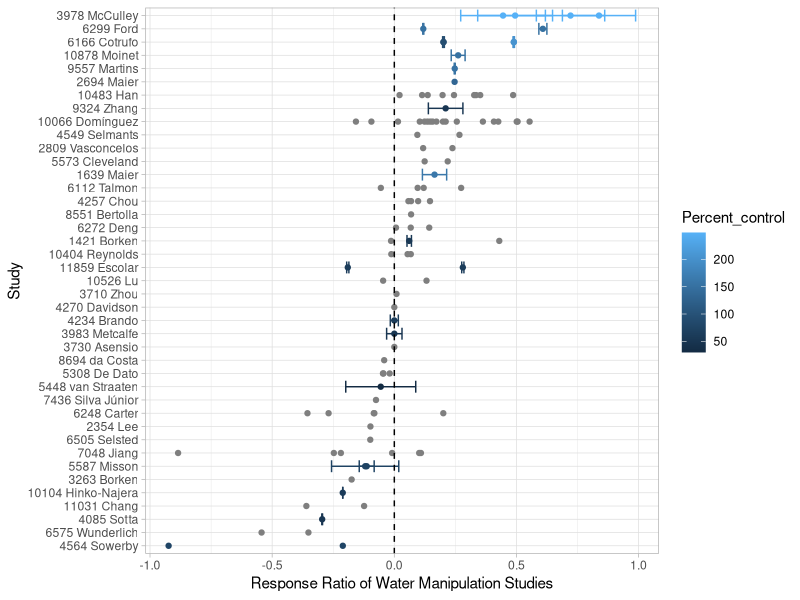
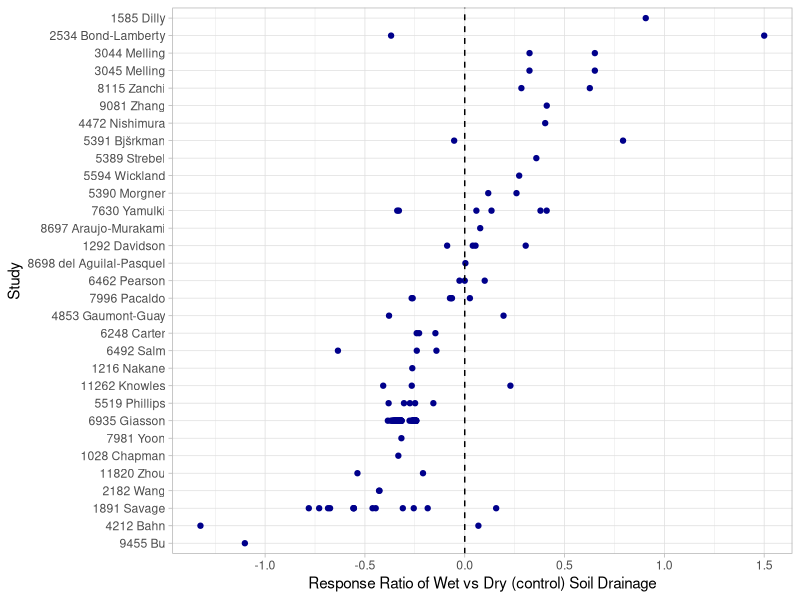

Write the R code that produced these figures, in order.
## ---- chunk 1
# Load packages
library(readr)
library(dplyr)
library(tidyr)
library(ggplot2)
library(kableExtra)
library(forcats)

# test change

# Read in SRDB
srdb_raw <- read_csv("./rs/srdb-data.csv")
srdb_raw %>% 
  select(Study_number, Record_number, Author, Study_midyear, Latitude, Ecosystem_type, 
         Manipulation, Manipulation_level, Meas_method, Soil_type,
         Rs_annual, Soil_drainage, Elevation) -> srdb

# Will turn this into a function once it works!!
# search_srdb <- function(srdb, data, column) {
#   # Function to search the Soil Respiration Database for specific data in a specified column
#   # Function will take in `srdb` (data frame of SRDB data), `data` a vector of values to search, and
#   # `column` chatacter string of the column name to search within; returns a dataframe with search results
#   
#   cat("Searching database for...", data,"...in the", column, "column")
#   
#   dplyr::filter(srdb, grepl(paste(data, collapse = "|"), x = column))
  
# }
## ---- chunk 2

# Filter for studies with water manipulations
grep_string <- "^(Irrigat[a-z]*|Drought|Precipitation amount change)$"
srdb %>% 
  # Studies with manipulations that start with "Irrigat" or "Drought" or are "Precipitation amount change"
  filter(grepl(grep_string, Manipulation, ignore.case = TRUE)) %>% 
  distinct(Study_number) %>% 
  left_join(srdb, by = "Study_number") %>%
  # Filter for rows with control and irrigation rows
  group_by(Study_number) %>% 
  filter(Manipulation == "None" |
           grepl(grep_string, Manipulation, ignore.case = TRUE))  -> water_manipulations

# Summarise and count the number of studies
water_manipulations %>% 
  group_by(Ecosystem_type) %>% 
  summarise(n_studies = length(unique(Study_number)), .groups = "drop") %>% 
  mutate(M_Type = "Water manipulation") %>% 
  arrange(desc(n_studies)) %>% 
  rename(Ecosystem_Type = Ecosystem_type) %>% 
  select(M_Type, Ecosystem_Type, n_studies) -> wm_summary

# Make table display
kable(wm_summary) %>% kable_styling(full_width = FALSE)

# Summary table
water_manipulations %>% 
  filter(Ecosystem_type %in% c("Forest", "Grassland", "Agriculture")) %>%
  group_by(Ecosystem_type, Manipulation, Manipulation_level) %>% 
  summarise(n_obs = n(), .groups = "drop")

# Read in extra (non-SRDB) data on N, treatment level, Rs s.d., and merge in
# This is the google sheet, directly downloaded
read_csv("rs/Variance and N - Water manipulations.csv", skip = 2, col_types = "ddcdcccdcddddddc") %>% 
  select(Record_number, N, SD_Rs_annual, Percent_control) %>% 
  right_join(water_manipulations, by = "Record_number") ->
  water_manipulations

# Isolate control row (manipulation of "None") and use that to compute response ratio
water_manipulations %>% 
  filter(Manipulation == "None") %>% 
  # Some studies have more than one site; latitude is a proxy for site here
  group_by(Study_number, Ecosystem_type, Study_midyear, Latitude, Meas_method, Soil_type) %>% 
  summarise(Rs_none = mean(Rs_annual, na.rm = TRUE),
            Rs_SD_none = mean(SD_Rs_annual, na.rm = TRUE),
            N_none = mean(N, na.rm = TRUE), .groups = "drop") %>% 
  filter(!is.na(Rs_none)) %>% 
  left_join(water_manipulations, by = c("Study_number", "Ecosystem_type",
                                        "Study_midyear", "Latitude", "Meas_method", "Soil_type")) %>% 
  mutate(rr = log(Rs_annual / Rs_none), 
         rr_var = SD_Rs_annual ^ 2 / (N * Rs_annual ^ 2) + 
           Rs_SD_none ^ 2 / (N_none * Rs_none ^ 2),  # Eq. 1 in Hedges (1999)
         Study = paste(Study_number, Author)) %>% 
  filter(Manipulation != "None", !is.na(rr)) ->
  wm_response_ratios

  ggplot(wm_response_ratios, aes(x = rr, y = fct_reorder(Study, rr), color = Percent_control)) + 
    geom_point() + 
    geom_errorbarh(aes(xmin = rr - rr_var, xmax = rr + rr_var), na.rm = TRUE) +
    geom_vline(xintercept = 0, linetype = "dashed") + 
    labs(x = "Response Ratio of Water Manipulation Studies", y = "Study") +
    theme_light()

## ---- chunk 3

drainage <- c("Dry", "Wet")
# Need studies that have BOTH dry and wet drainage 

srdb %>%   
  group_by(Study_number) %>% 
  filter(grepl(paste(drainage, collapse = "|"), x = Soil_drainage)) %>% 
  # Count the number of unique soil drainage types per study 
  summarise(n_drain = length(unique(Soil_drainage)), .groups = "drop") %>% 
  # We only want studies with 2 or more soil drainage types
  filter(n_drain > 1) %>% 
  left_join(srdb, by = "Study_number") -> drainage_type

drainage_type %>% 
  group_by(Ecosystem_type) %>% 
  summarise(n_studies = length(unique(Study_number)), .groups = "drop") %>% 
  mutate(M_Type = "Soil drainage") %>% 
  arrange(desc(n_studies)) %>% 
  rename(Ecosystem_Type = Ecosystem_type) %>% 
  select(M_Type, Ecosystem_Type, n_studies) -> drain_summary

kable(drain_summary) %>% kable_styling(full_width = FALSE)

drainage_type %>% 
  filter(Ecosystem_type %in% c("Forest", "Grassland", "Agriculture")) %>% 
  group_by(Ecosystem_type, Soil_drainage) %>% 
  summarise(n_obs = n(), .groups = "drop")

# Isolate soil "wet" row and use that as 'treatment' to compute response ratio
drainage_type %>% 
  filter(Manipulation == "None", Soil_drainage == "Wet") %>% 
  group_by(Study_number, Ecosystem_type, Study_midyear) %>% 
  summarise(Rs_wet = mean(Rs_annual, na.rm = TRUE), .groups = "drop") %>% 
  filter(!is.na(Rs_wet)) %>% 
  left_join(drainage_type, by = c("Study_number", "Ecosystem_type", "Study_midyear")) %>% 
  filter(Soil_drainage == "Dry") %>% 
  mutate(rr = log(Rs_wet / Rs_annual), 
         Study = paste(Study_number, Author)) -> drainage_resp

  ggplot(drainage_resp, aes(x = rr, y = fct_reorder(Study, rr))) + 
    geom_point(colour = "darkblue") + 
    geom_vline(xintercept = 0, linetype = "dashed") + 
    labs(x = "Response Ratio of Wet vs Dry (control) Soil Drainage", y = "Study") +
    theme_light()

## ---- chunk 4

# We only want to see the number of studies for forest ecosystems 

bind_rows(wm_summary, drain_summary) %>% 
  filter(Ecosystem_Type == "Forest") %>% kable() %>% kable_styling(full_width = FALSE)

water_manipulations %>% 
  bind_rows(drainage_type) %>%
  ungroup %>% 
  filter(Ecosystem_type %in% c("Forest", "Grassland", "Agriculture")) %>% 
  group_by(Ecosystem_type, Manipulation) %>% 
  summarise(n_Rs_annual = length(!is.na(Rs_annual)), .groups = "drop") %>% 
  arrange(desc(n_Rs_annual)) %>% 
  kable() %>% kable_styling(full_width = FALSE)
